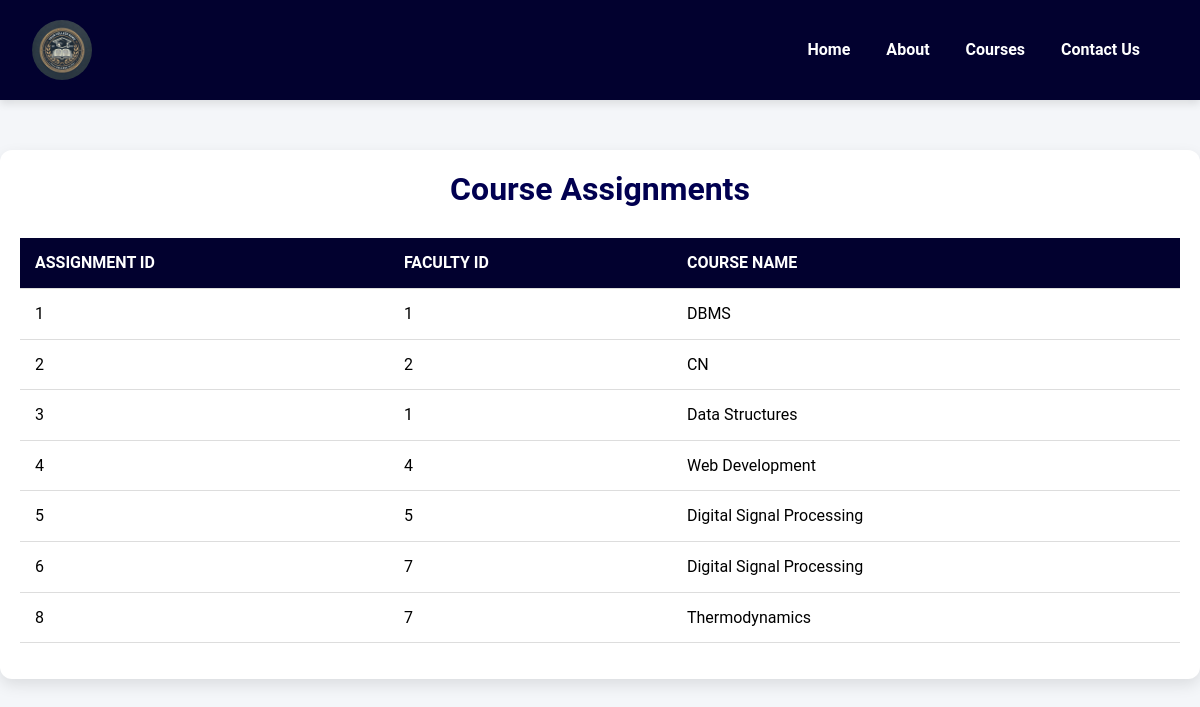
Screenshot of /show_assignment/ with the database file from the repository.
### dbms/models.py (models this page shows, shortened)
class FacultyCourseAssignment(models.Model):
    id = models.AutoField(primary_key=True)
    faculty = models.ForeignKey(Faculty, on_delete=models.CASCADE)
    course = models.ForeignKey(StreamCourse, on_delete=models.CASCADE)

class Faculty(models.Model):
    id = models.AutoField(primary_key=True)
    name = models.CharField(max_length=255)
    designation = models.CharField(max_length=255)
    department = models.ForeignKey('Department', on_delete=models.CASCADE)  # FK to department
    contact = models.CharField(max_length=100)
    photo_url = models.CharField(max_length=255)

class StreamCourse(models.Model):
    id = models.AutoField(primary_key=True)
    stream_name = models.CharField(max_length=255)
    course_name = models.CharField(max_length=255)

### dbms/views.py (the view)
# urls.py: path('show_assignment/', show_assignment, name='show_assignment'),
def show_assignment(request):
    assignments = FacultyCourseAssignment.objects.select_related('faculty', 'course').all()
    return render(request, 'show_assignment.html', {'assignments': assignments})

### templates/show_assignment.html (shortened to what this page needs)
{% load static %}
<!DOCTYPE html>
<html lang="en">
<head>
    <link rel="stylesheet" href="https://cdn.jsdelivr.net/npm/bootstrap@5.3.3/dist/css/bootstrap.min.css" />
    <link rel="stylesheet" href="{% static 'lib.css' %}" />
    <link rel="stylesheet" href="{% static 'style.css' %}">
</head>
<body>
    <nav class="navbar navbar-expand-lg">
        <div class="container-fluid">
            <a class="navbar-brand" href="#">
                <img src="{% static 'images/logo.png' %}" alt="College Logo" />
            </a>
            <div class="collapse navbar-collapse" id="navbarNav">
                <ul class="navbar-nav ms-auto">
                    <li class="nav-item">
                        <a class="nav-link" href="{% url 'home' %}"> <b>Home</b></a>
                    </li>
                    <li class="nav-item">
                        <a class="nav-link" href="{% url 'about' %}"> <b>About</b></a>
                    </li>
                    <li class="nav-item">
                        <a class="nav-link" href="{% url 'show_courses' %}"> <b>Courses</b></a>
                    </li>
                    <li class="nav-item">
                        <a class="nav-link" href="{% url 'contact' %}"> <b>Contact Us</b></a>
                    </li>
                </ul>
            </div>
        </div>
    </nav>
    <div class="container">
        <h2>Course Assignments</h2>
        <table class="table">
            <thead>
                <tr>
                    <th>Assignment ID</th>
                    <th>Faculty ID</th>
                    <th>Course Name</th>
                </tr>
            </thead>
            <tbody>
                {% for assignment in assignments %}
                <tr>
                    <td>{{ assignment.id }}</td>
                    <td>{{ assignment.faculty.id }}</td>
                    <td>{{ assignment.course.course_name }}</td>
                </tr>
                {% endfor %}
            </tbody>
        </table>
    </div>
</body>
</html>

### dbms/static/lib.css (style rules this page uses)
*, *::before, *::after { box-sizing: border-box; margin: 0; padding: 0; }
body { background-color: #f4f6f9; font-family: "Roboto", sans-serif; color: #333; line-height: 1.6; font-size: 16px; }
.navbar { background-color: #02012f; padding: 15px 20px; box-shadow: 0 4px 8px rgba(0, 0, 0, 0.1); }
.navbar-brand { display: flex; align-items: center; }
.navbar-brand img { height: 60px; border-radius: 50%; margin-right: 10px; }
.nav-link { color: #ffffff !important; margin-right: 20px; font-size: 1rem; font-weight: 500; transition: color 0.3s ease; }

### dbms/static/style.css (style rules this page uses)
body { background-color: #f4f6f9; font-family: "Roboto", sans-serif; color: #333; line-height: 1.6; margin: 0; padding: 0; box-sizing: border-box; }
.navbar { background-color: #02012f; padding: 15px 20px; box-shadow: 0 4px 8px rgba(0, 0, 0, 0.1); }
.navbar-brand img { height: 60px; width: auto; border-radius: 50%; margin-right: 10px; }
.nav-link { color: #ffffff !important; margin-right: 20px; font-size: 1rem; font-weight: 500; transition: color 0.3s; }

### templates/show_assignment.html (style rules this page uses)
.container { max-width: 1200px; margin: 50px auto; padding: 20px; background-color: #ffffff; border-radius: 12px; box-shadow: 0 6px 15px rgba(0, 0, 0, 0.1); }
body { font-family: "Roboto", sans-serif; }
.table { width: 100%; border-collapse: collapse; margin-top: 20px; text-align: left; background-color: #f4f6f9; }
.table th, .table td { padding: 12px 15px; border-bottom: 1px solid #ddd; }
.table th { background-color: #02012f; color: #ffffff; font-weight: 700; text-transform: uppercase; }
.table tbody tr:nth-child(even) { background-color: #f9f9f9; }
h2 { text-align: center; color: #010050; font-size: 2rem; margin-bottom: 30px; font-weight: 600; }

### rows the page displays
FacultyCourseAssignment: id "1", faculty.id "1", course.course_name "DBMS"
FacultyCourseAssignment: id "2", faculty.id "2", course.course_name "CN"
FacultyCourseAssignment: id "3", faculty.id "1", course.course_name "Data Structures"
FacultyCourseAssignment: id "4", faculty.id "4", course.course_name "Web Development"
FacultyCourseAssignment: id "5", faculty.id "5", course.course_name "Digital Signal Processing"
FacultyCourseAssignment: id "6", faculty.id "7", course.course_name "Digital Signal Processing"
FacultyCourseAssignment: id "8", faculty.id "7", course.course_name "Thermodynamics"
